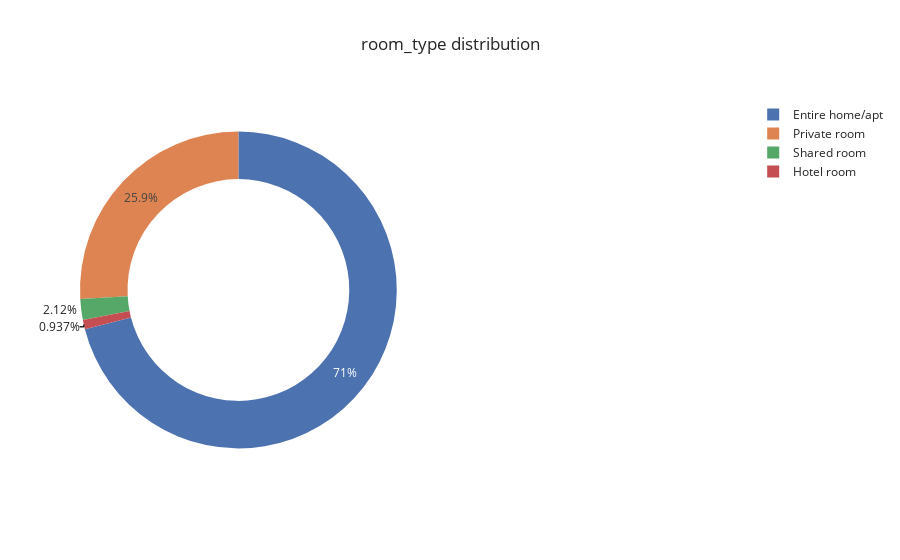

The code cell stored with this chart in its notebook:
### Markdown cell above
### / room_type distribution

### Code cell
df_temp = df_listings["room_type"].value_counts()

fig = {
  "data": [
    {
      "values": df_temp.values,
      "labels": df_temp.index,
      "domain": {"x": [0, .48]},
      "hole": .7,
      "type": "pie"
    },
    
    ],
  "layout": {
        "title":"room_type distribution",
    }
}

fig = go.Figure(fig)
fig.update_layout(template="seaborn")
iplot(fig)

### Figure 1 — Plotly figure (JSON) as saved in the notebook; plotly's stock layout.template omitted (floating-point values rounded to 4 significant figures)
{"data": [{"domain": {"x": [0, 0.48]}, "hole": 0.7, "labels": ["Entire home/apt", "Private room", "Shared room", "Hotel room"], "type": "pie", "values": [23947, 8737, 715, 316]}], "layout": {"title": {"text": "room_type distribution"}}}
